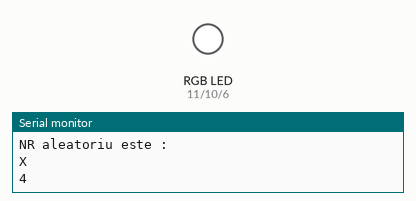
Bench run of a sketch on a simulated Arduino Uno, built with avr-gcc and run on an emulated ATmega328P. Shown: an RGB LED mixed from three pins (HIGH = lit), the last lines printed to the serial monitor. Random numbers use the default seed unless the sketch sets one.

Above: at 0.1 s.
At 13.1 s:
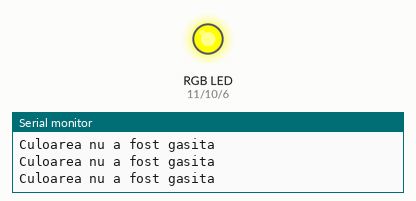
At 22.2 s:
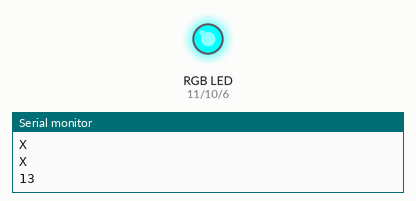
At 39.3 s:
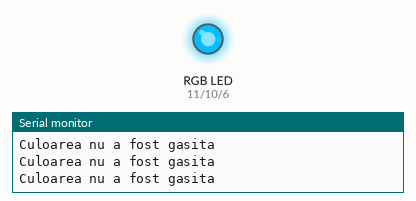
Timing chart, 0 to 40.0 s (numbered marks = the images above):
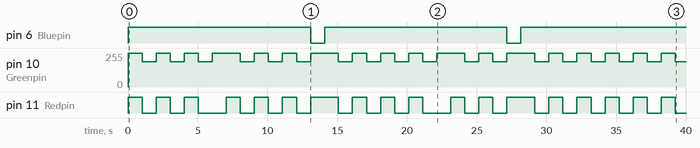

Measured:
- by itself, pin 6 (Bluepin): alternates HIGH for 13.1 s and LOW for 1.0 s
- by itself, pin 11 (Redpin): LOW → HIGH at 0.00 s, → LOW 1.0 s later, → HIGH 1.0 s later, → LOW 1.0 s later, … (36 changes in this stretch)
- by itself, pin 10 (Greenpin): 0/255 → 255/255 at 0.00 s, → 190/255 1.0 s later, → 255/255 1.0 s later, → 190/255 1.0 s later, … (36 changes in this stretch)

The sketch:

Generator_de_culori_RGB_aleatoriu.ino
```cpp
int Redpin=11;
int Greenpin=10;
int Bluepin=6;
int RandomNR=0;
int lastRandomNR=0;

void setup() {
pinMode (Redpin, OUTPUT);
pinMode (Greenpin,OUTPUT);
pinMode (Bluepin, OUTPUT);
Serial.begin (9600);
Serial.println ("NR aleatoriu este : ");
randomSeed(33);
}

void loop() {
  while (RandomNR==lastRandomNR){
    RandomNR=random(4,15);
    Serial.println ("X");
  }
  lastRandomNR=RandomNR;
  Serial.println(RandomNR);
  RandomNR=random (6,15);
 if (RandomNR==6){
  SetColor (255,255,0);
  delay(1000);
 }
 if(RandomNR==10) {
  SetColor (255,0,255);
  delay (1000);
 }
 if(RandomNR==11) {
  SetColor (0,255,255);
  delay(1000);
 }
 if(RandomNR!=6 || RandomNR!=11 || RandomNR!=10 || RandomNR!=22){
  SetColor (255,255,255);
  delay(1000);
 }
 if(RandomNR!=6){
  Serial.println
("Culoarea nu a fost gasita");
 }
 if(RandomNR!=11){
  Serial.println
  ("Culoarea nu a fost gasita");
 }
 if(RandomNR!=10){
  Serial.println
  ("Culoarea nu a fost gasita");
 }
 if(RandomNR=14){
  SetColor (0,190,255);
  delay(1000);
  if(RandomNR!=22){
    Serial.println
    ("Culoarea nu a fost gasita");
  }
 }
}
void SetColor (int red, int green, int blue)    // the function which sets the color of the RGB LED

{analogWrite (Redpin, red);
analogWrite (Greenpin, green);
analogWrite (Bluepin, blue);
}
```
